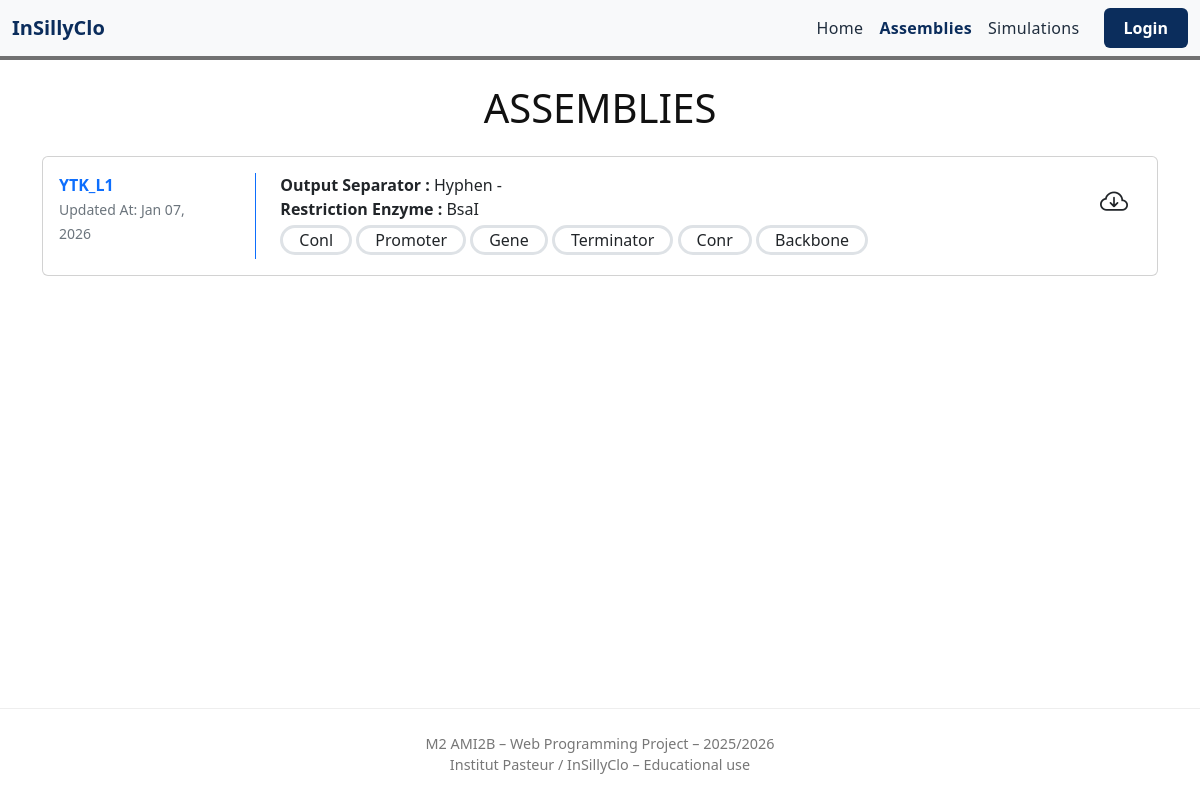
/campaigns/simulator/browse/, run on the app's committed database.
### campaigns/models.py (models this page shows)
class Assembly(models.Model):
    name = models.CharField(max_length=200)
    comment = models.TextField()
    creation_date = models.DateTimeField("Created At")
    separator = models.CharField(max_length=20)
    restriction_enzyme = models.CharField(max_length=50)
    file_name = models.CharField(max_length=255, blank=True, null=True)

class InputParts(models.Model):
    assembly = models.ForeignKey(Assembly, on_delete=models.CASCADE, related_name='inputparts_set')
    part_name = models.CharField(max_length=200)
    typed = models.BooleanField(default=False)
    mandatory = models.BooleanField(default=True)
    separator = models.CharField(max_length=20, blank=True, null=True)
    allowed_types = models.ManyToManyField('Type', blank=True)

### campaigns/views.py (the view)
# urls.py: path("simulator/browse/", views.browse_templates, name="browse_templates"),
def browse_templates(request):
    assemblies = Assembly.objects.prefetch_related("inputparts_set")
    return render(
        request,
        "campaigns/browse.html",
        {
            "assemblies": assemblies,
            "active_page": "browse",
        },
    )

### campaigns/templates/campaigns/browse.html (shortened to what this page needs)
{% load static %}
<!DOCTYPE html>
<html lang="en">
<head>
    <link href="https://cdn.jsdelivr.net/npm/bootstrap@5.3.2/dist/css/bootstrap.min.css" rel="stylesheet">
    <link href="https://cdn.jsdelivr.net/npm/bootstrap-icons@1.10.5/font/bootstrap-icons.css" rel="stylesheet">
    <link rel="stylesheet" href="{% static 'frontend/styles.css' %}">
</head>
<body class="d-flex flex-column min-vh-100">
{% include 'frontend/navbar.html' %}
<main class="flex-grow-1">
  <div class="container py-4">
    <h1 class="text-center text-uppercase mb-4">Assemblies</h1>
    {% for assembly in assemblies %}
    <div class="card public-assembly mb-4">
      <div class="card-body row">
        <a class="col-12 col-xl-2 col-lg-3 col-md-3 me-md-4 text-decoration-none"
           href="{% url 'assembly_detail' assembly.id %}">
          <div class="fw-bolder">
            {{ assembly.name }}
          </div>
          <small class="text-secondary">
            Updated At:
            {{ assembly.creation_date|date:"M d, Y" }}
          </small>
        </a>
        <div class="col border-10 border-start border-primary ps-md-4">
          <div class="d-block">
            <span class="fw-bolder">Output Separator :</span>
            {{ assembly.separator }}
          </div>
          <div class="d-block">
            <span class="fw-bolder">Restriction Enzyme :</span>
            {{ assembly.restriction_enzyme }}
          </div>
          <div class="d-block mt-1">
            {% for part in assembly.inputparts_set.all %}
              <div class="d-inline-flex px-3 py-0 mb-1 border border-3
                          rounded-5 border-designer">
                {{ part.part_name }}
              </div>
            {% empty %}
              <span class="text-muted small">No input parts defined</span>
            {% endfor %}
          </div>
        </div>
        <div class="col-auto">
          <a href="{% url 'assembly_download' assembly.id %}"
             class="btn btn-designer btn-md">
            <i class="bi bi-cloud-arrow-down fs-3"></i>
          </a>
        </div>
      </div>
    </div>
    {% empty %}
      <p class="text-muted text-center">No assemblies available.</p>
    {% endfor %}
  </div>
</main>
{% include 'frontend/footer.html' %}
</body>
</html>

### frontend/static/frontend/styles.css (style rules this page uses)
body { background-color: #fff; color: #111; }

### data on the page
Assembly: name "YTK_L1", creation_date "Jan 07, 2026", separator "Hyphen -", restriction_enzyme "BsaI"
InputParts: part_name "Conl"
InputParts: part_name "Promoter"
InputParts: part_name "Gene"
InputParts: part_name "Terminator"
InputParts: part_name "Conr"
InputParts: part_name "Backbone"
